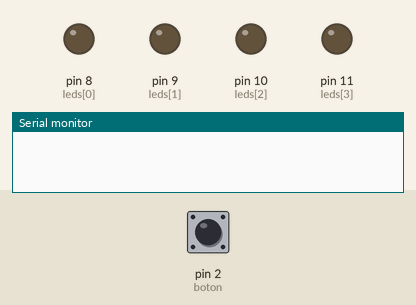
This sketch was run on a simulated Arduino Uno, built with avr-gcc and run on an emulated ATmega328P. Shown: output pins drawn as LEDs (lit = HIGH), the last lines printed to the serial monitor. The inputs (shaded band) are chosen by the test bench; at power-on: pin 2 (boton) HIGH.

Above: at 1.2 s.
1.3 s: pin 2 (boton) pulled LOW for 0.15 s
At 1.8 s:
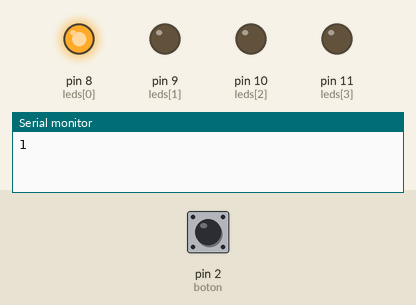
2.9 s: pin 2 (boton) pulled LOW for 1 s
At 4.2 s:
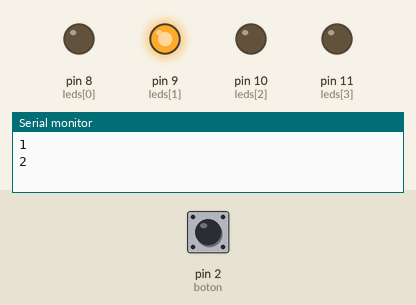
5.4 s: pin 2 (boton) pulled LOW for 0.15 s
At 6.1 s:
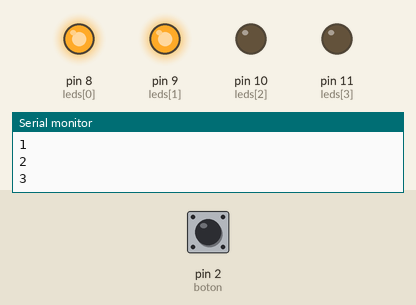
7.0 s: pin 2 (boton) pulled LOW for 3.2 s
At 7.3 s:
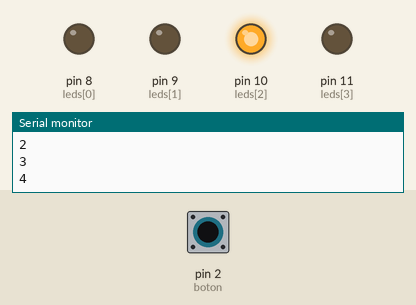
11.7 s: pin 2 (boton) pulled LOW for 0.15 s
At 12.1 s:
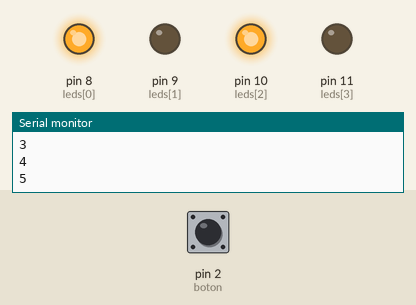
13.3 s: pin 2 (boton) pulled LOW for 1 s
At 14.5 s:
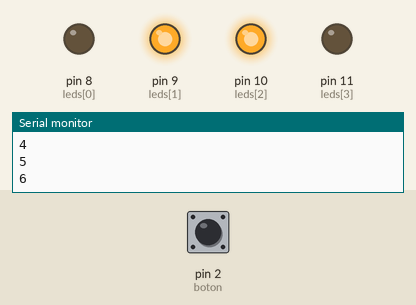
Timing chart, 0 to 16.3 s (numbered marks = the images above; inputs shaded):
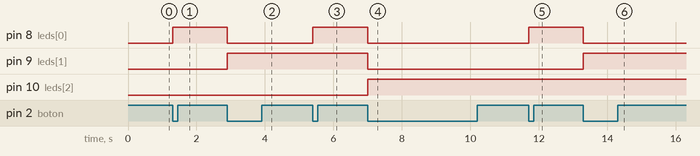

The sketch:

reto4.ino
```cpp
// Pines
const int boton = 2;
const int leds[] = {8, 9, 10, 11};
const int numLeds = 4;

// Variables
int contador = 0;
bool estadoBotonAnterior = HIGH;

void setup() {
  pinMode(boton, INPUT_PULLUP);
  Serial.begin(9600); // Poder escribir en el monitor serial

  for (int i = 0; i < numLeds; i++) {
    pinMode(leds[i], OUTPUT);
    digitalWrite(leds[i], LOW);
  }
}

void loop() {
  bool estadoBoton = digitalRead(boton);

  // Detección de flanco de bajada
  if (estadoBoton == LOW && estadoBotonAnterior == HIGH) {
    contador++;                 // Incrementar
    if (contador > 15) contador = 0; // Reiniciar si supera 15
    mostrarBinario(contador);   // Actualizar LEDs
    delay(50);  // Anti-rebote básico
    Serial.println(contador); // Imprimr el numero en el monitor serial
  }

  estadoBotonAnterior = estadoBoton;
}

// Función para mostrar un número en binario con LEDs
void mostrarBinario(int valor) {
  for (int i = 0; i < numLeds; i++) {
    bool bit = bitRead(valor, i); // Leer bit i del valor
    digitalWrite(leds[i], bit);
  }
}
```

Measured:
- after the input at 1.3 s, pin 8 (leds[0]): LOW → HIGH at once
- after the input at 2.9 s, pin 8 (leds[0]): HIGH → LOW at once; pin 9 (leds[1]): LOW → HIGH at once
- after the input at 5.4 s, pin 8 (leds[0]): LOW → HIGH at once
- after the input at 7.0 s, pin 8 (leds[0]), pin 9 (leds[1]): HIGH → LOW at once; pin 10 (leds[2]): LOW → HIGH at once
- after the input at 11.7 s, pin 8 (leds[0]): LOW → HIGH at once
- after the input at 13.3 s, pin 8 (leds[0]): HIGH → LOW at once; pin 9 (leds[1]): LOW → HIGH at once
